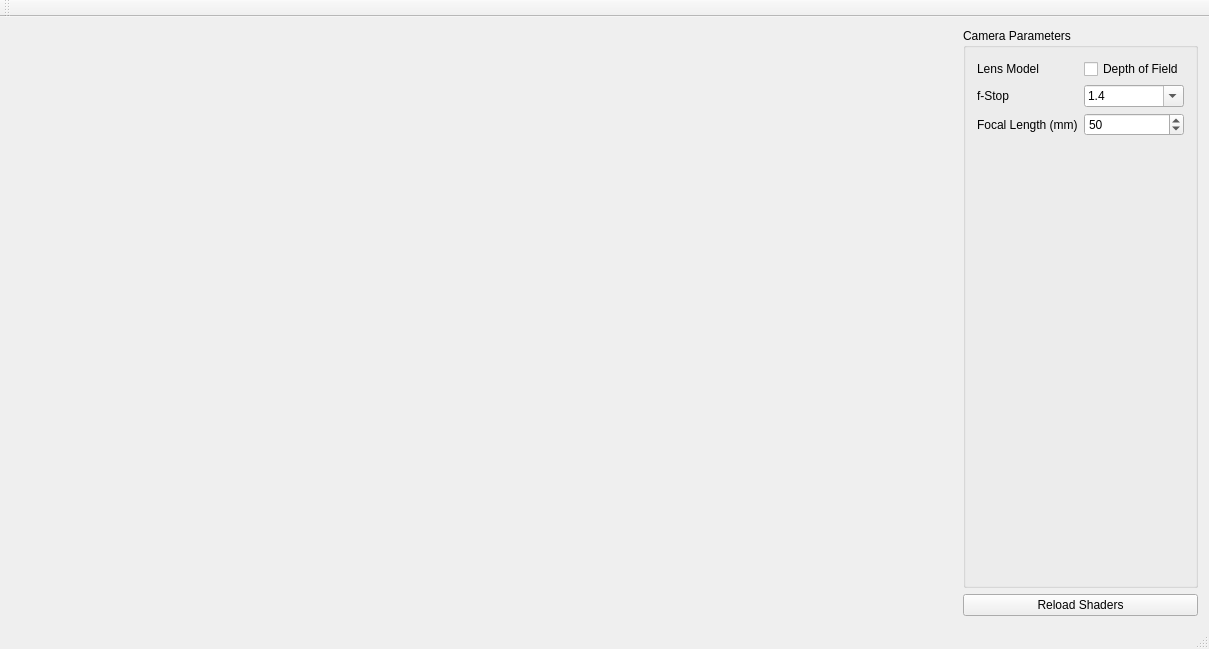
<?xml version="1.0" encoding="UTF-8"?>
<ui version="4.0">
 <class>MainWindow</class>
 <widget class="QMainWindow" name="MainWindow">
  <property name="geometry">
   <rect>
    <x>0</x>
    <y>0</y>
    <width>1209</width>
    <height>649</height>
   </rect>
  </property>
  <property name="windowTitle">
   <string>voxelToy</string>
  </property>
  <widget class="QWidget" name="centralWidget">
   <layout class="QGridLayout" name="gridLayout_2">
    <item row="1" column="1">
     <layout class="QHBoxLayout" name="horizontalLayout" stretch="1,0">
      <property name="spacing">
       <number>0</number>
      </property>
      <item>
       <widget class="GLWidget" name="glWidget" native="true">
        <property name="mouseTracking">
         <bool>true</bool>
        </property>
       </widget>
      </item>
      <item>
       <layout class="QVBoxLayout" name="verticalLayout">
        <property name="sizeConstraint">
         <enum>QLayout::SetMinimumSize</enum>
        </property>
        <item>
         <widget class="QGroupBox" name="CameraParameters">
          <property name="title">
           <string>Camera Parameters</string>
          </property>
          <property name="flat">
           <bool>false</bool>
          </property>
          <layout class="QFormLayout" name="formLayout">
           <property name="fieldGrowthPolicy">
            <enum>QFormLayout::AllNonFixedFieldsGrow</enum>
           </property>
           <item row="0" column="0">
            <widget class="QLabel" name="label_4">
             <property name="text">
              <string>Lens Model</string>
             </property>
            </widget>
           </item>
           <item row="0" column="1">
            <widget class="QCheckBox" name="enableDOF">
             <property name="text">
              <string>Depth of Field</string>
             </property>
            </widget>
           </item>
           <item row="1" column="0">
            <widget class="QLabel" name="label">
             <property name="text">
              <string>f-Stop</string>
             </property>
            </widget>
           </item>
           <item row="1" column="1">
            <widget class="QComboBox" name="cameraFStop">
             <property name="editable">
              <bool>true</bool>
             </property>
             <item>
              <property name="text">
               <string>1.4</string>
              </property>
             </item>
             <item>
              <property name="text">
               <string>2</string>
              </property>
             </item>
             <item>
              <property name="text">
               <string>2.8</string>
              </property>
             </item>
             <item>
              <property name="text">
               <string>4</string>
              </property>
             </item>
             <item>
              <property name="text">
               <string>5.6</string>
              </property>
             </item>
             <item>
              <property name="text">
               <string>7.1</string>
              </property>
             </item>
             <item>
              <property name="text">
               <string>8.0</string>
              </property>
             </item>
             <item>
              <property name="text">
               <string>11</string>
              </property>
             </item>
             <item>
              <property name="text">
               <string>16</string>
              </property>
             </item>
             <item>
              <property name="text">
               <string>22</string>
              </property>
             </item>
             <item>
              <property name="text">
               <string>32</string>
              </property>
             </item>
            </widget>
           </item>
           <item row="2" column="0">
            <widget class="QLabel" name="label_2">
             <property name="text">
              <string>Focal Length (mm)</string>
             </property>
            </widget>
           </item>
           <item row="2" column="1">
            <widget class="QDoubleSpinBox" name="cameraFocalLength">
             <property name="decimals">
              <number>0</number>
             </property>
             <property name="minimum">
              <double>1.000000000000000</double>
             </property>
             <property name="maximum">
              <double>300.000000000000000</double>
             </property>
             <property name="singleStep">
              <double>10.000000000000000</double>
             </property>
             <property name="value">
              <double>50.000000000000000</double>
             </property>
            </widget>
           </item>
          </layout>
         </widget>
        </item>
        <item>
         <widget class="QPushButton" name="reloadShaders">
          <property name="text">
           <string>Reload Shaders</string>
          </property>
         </widget>
        </item>
       </layout>
      </item>
     </layout>
    </item>
   </layout>
  </widget>
  <widget class="QMenuBar" name="menuBar">
   <property name="geometry">
    <rect>
     <x>0</x>
     <y>0</y>
     <width>1209</width>
     <height>25</height>
    </rect>
   </property>
  </widget>
  <widget class="QToolBar" name="mainToolBar">
   <attribute name="toolBarArea">
    <enum>TopToolBarArea</enum>
   </attribute>
   <attribute name="toolBarBreak">
    <bool>false</bool>
   </attribute>
  </widget>
  <widget class="QStatusBar" name="statusBar"/>
 </widget>
 <layoutdefault spacing="6" margin="11"/>
 <customwidgets>
  <customwidget>
   <class>GLWidget</class>
   <extends>QWidget</extends>
   <header>glwidget.h</header>
   <container>1</container>
   <slots>
    <signal>shadersReloaded()</signal>
    <slot>reloadShaders()</slot>
    <slot>cameraFStopChanged(QString)</slot>
    <slot>cameraFocalLengthChanged(QString)</slot>
    <slot>cameraFocalDistanceChanged(QString)</slot>
    <slot>cameraLensModelChanged(bool)</slot>
   </slots>
  </customwidget>
 </customwidgets>
 <resources/>
 <connections>
  <connection>
   <sender>reloadShaders</sender>
   <signal>clicked()</signal>
   <receiver>glWidget</receiver>
   <slot>reloadShaders()</slot>
   <hints>
    <hint type="sourcelabel">
     <x>1052</x>
     <y>686</y>
    </hint>
    <hint type="destinationlabel">
     <x>10</x>
     <y>351</y>
    </hint>
   </hints>
  </connection>
  <connection>
   <sender>cameraFStop</sender>
   <signal>activated(QString)</signal>
   <receiver>glWidget</receiver>
   <slot>cameraFStopChanged(QString)</slot>
   <hints>
    <hint type="sourcelabel">
     <x>1043</x>
     <y>128</y>
    </hint>
    <hint type="destinationlabel">
     <x>10</x>
     <y>163</y>
    </hint>
   </hints>
  </connection>
  <connection>
   <sender>cameraFStop</sender>
   <signal>editTextChanged(QString)</signal>
   <receiver>glWidget</receiver>
   <slot>cameraFStopChanged(QString)</slot>
   <hints>
    <hint type="sourcelabel">
     <x>1043</x>
     <y>128</y>
    </hint>
    <hint type="destinationlabel">
     <x>10</x>
     <y>263</y>
    </hint>
   </hints>
  </connection>
  <connection>
   <sender>cameraFocalLength</sender>
   <signal>valueChanged(QString)</signal>
   <receiver>glWidget</receiver>
   <slot>cameraFocalLengthChanged(QString)</slot>
   <hints>
    <hint type="sourcelabel">
     <x>1043</x>
     <y>206</y>
    </hint>
    <hint type="destinationlabel">
     <x>10</x>
     <y>229</y>
    </hint>
   </hints>
  </connection>
  <connection>
   <sender>enableDOF</sender>
   <signal>toggled(bool)</signal>
   <receiver>cameraFStop</receiver>
   <slot>setEnabled(bool)</slot>
   <hints>
    <hint type="sourcelabel">
     <x>962</x>
     <y>91</y>
    </hint>
    <hint type="destinationlabel">
     <x>953</x>
     <y>120</y>
    </hint>
   </hints>
  </connection>
  <connection>
   <sender>enableDOF</sender>
   <signal>toggled(bool)</signal>
   <receiver>glWidget</receiver>
   <slot>cameraLensModelChanged(bool)</slot>
   <hints>
    <hint type="sourcelabel">
     <x>983</x>
     <y>84</y>
    </hint>
    <hint type="destinationlabel">
     <x>10</x>
     <y>116</y>
    </hint>
   </hints>
  </connection>
 </connections>
</ui>
